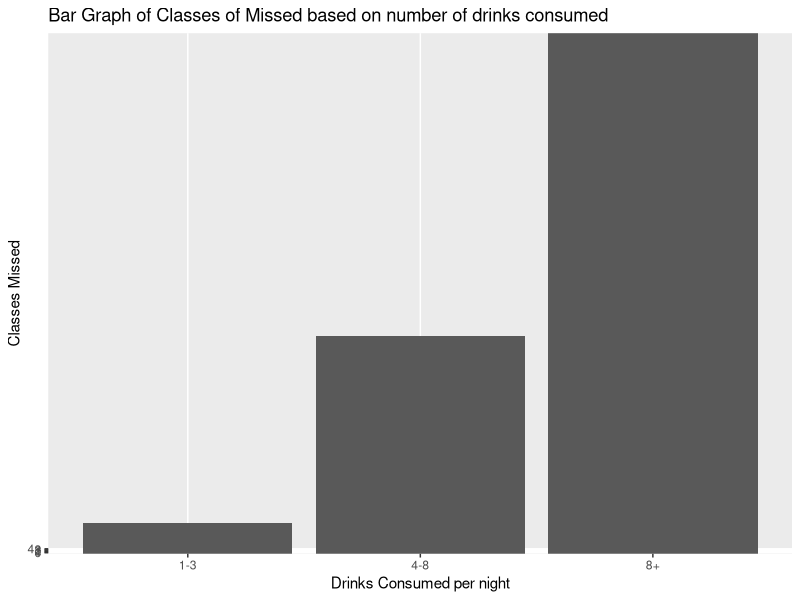
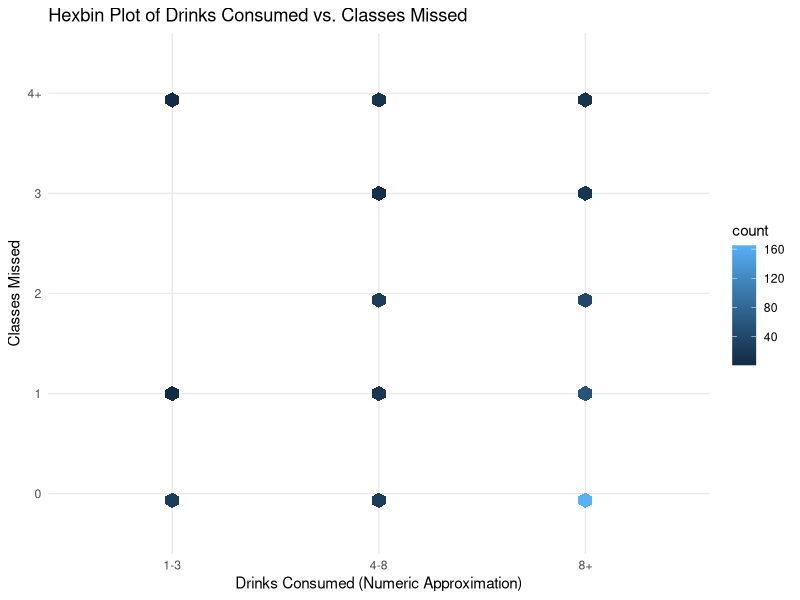

These figures' R source, in order:
## ---- chunk 1
library(tidyverse)
library(readr)

# Load the data
data <- read_csv("Stats survey.csv")

# Inspect the data structure
glimpse(data)

# View the first few rows of the dataset
head(data)
view(data)
## ---- chunk 2
# Correctly referencing and renaming the columns as necessary
data <- rename(data,
               Year_in_2023 = `What year were you in last year (2023) ?`,
               Drinks_Consumed = `On a night out, how many alcoholic drinks do you consume?`,
               Classes_Missed = `How many classes do you miss per week due to alcohol reasons, (i.e: being hungover or too tired?)`,
               Socialising_Frequency = `How often do you go out partying/socialising during the week?`)

# Cleaning missing data and data transformation
df <- data %>%
  mutate(
    Year_in_2023 = ifelse(is.na(Year_in_2023), "HS", Year_in_2023),
    Drinks_Consumed = as.numeric(gsub("\\D", "", Drinks_Consumed)),  # Remove all non-digit characters and convert to numeric
    Socialising_Frequency = case_when(
      Socialising_Frequency == "Only weekends" ~ "3",
      TRUE ~ as.character(Socialising_Frequency)
    ),
    Socialising_Frequency = as.numeric(Socialising_Frequency)
  )

# View the transformed data structure and first few rows to confirm changes
glimpse(df)
head(df)
## ---- chunk 3
df <- df %>%
  filter(!is.na(Drinks_Consumed), !is.na(Classes_Missed))

df$Drinks_Consumed <- cut(df$Drinks_Consumed, breaks = c(-Inf, 3, 8, Inf), labels = c("1-3", "4-8", "8+"))

ggplot(df, aes(x = Drinks_Consumed, y = Classes_Missed)) +
    geom_bar(stat = "identity")+
  labs(
    x = "Drinks Consumed per night",
    y = "Classes Missed",
    title = "Bar Graph of Classes of Missed based on number of drinks consumed "
  ) +
  scale_x_discrete(limits = c("1-3", "4-8", "8+"))

## ---- chunk 4
# Ensure both columns are factors
# Convert the 'Drinks_Consumed' and 'Classes_Missed' columns in the dataframe 'df' to factor type.
# This is typically done to prepare categorical data for statistical tests and visualizations.
df$Drinks_Consumed <- as.factor(df$Drinks_Consumed)
df$Classes_Missed <- as.factor(df$Classes_Missed)


# Perform a Chi-square test of independence to evaluate if there is a significant association
# between the number of drinks consumed and classes missed. This is a common test for categorical data.
chi_square_test <- chisq.test(df$Drinks_Consumed, df$Classes_Missed)
chi_square_test

print(df$Classes_Missed)

ggplot(df, aes(x = Drinks_Consumed, y = Classes_Missed)) +
  geom_hex() +
  labs(
    title = "Hexbin Plot of Drinks Consumed vs. Classes Missed",
    x = "Drinks Consumed (Numeric Approximation)",
    y = "Classes Missed"
  ) +
  theme_minimal()



